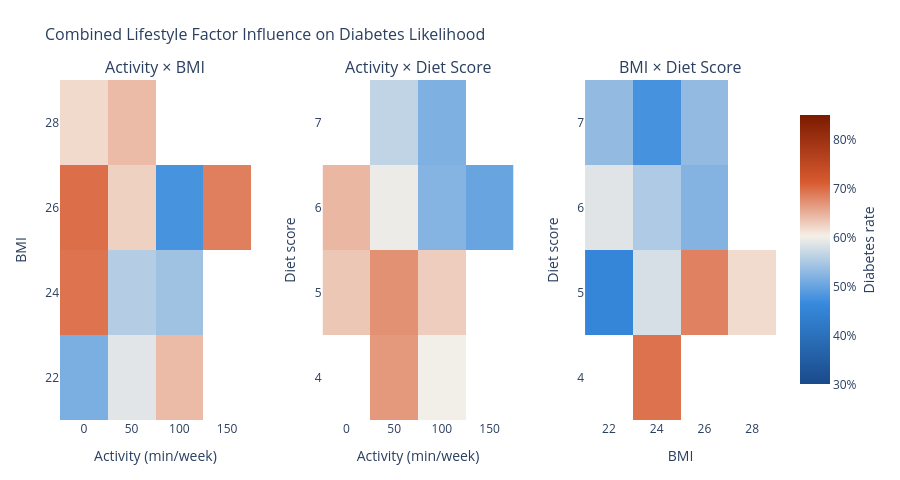

The notebook cell this image was saved under:
### Code cell
lifestyle['activity_bin'] = (lifestyle['physical_activity_minutes_per_week'] // 50) * 50
lifestyle['bmi_bin']      = (lifestyle['bmi'] // 2) * 2
lifestyle['diet_bin']     = (lifestyle['diet_score'] // 1) * 1

df = lifestyle[
    (lifestyle['physical_activity_minutes_per_week'] <= 550) &
    (lifestyle['bmi'] <= 38)
].copy()

MIN_N = 30  

def make_pivot(df, row_col, col_col):
    agg = df.groupby([row_col, col_col])['diagnosed_diabetes'].agg(['mean','count']).reset_index()
    agg = agg[agg['count'] >= MIN_N]
    return agg.pivot(index=row_col, columns=col_col, values='mean')

p_act_bmi  = make_pivot(df, 'bmi_bin',  'activity_bin')   # BMI rows, Activity cols
p_act_diet = make_pivot(df, 'diet_bin', 'activity_bin')   # Diet rows, Activity cols
p_bmi_diet = make_pivot(df, 'diet_bin', 'bmi_bin')        # Diet rows, BMI cols

overall = df['diagnosed_diabetes'].mean()

colorscale = [
    [0.0,  '#1a4a8a'],
    [0.3,  '#378ADD'],
    [0.55, '#f5f0e8'],
    [0.75, '#D85A30'],
    [1.0,  '#7a1a00']
]

def heatmap_trace(pivot, xlab, ylab, name):
    x = [str(int(v) if v == int(v) else v) for v in pivot.columns]
    y = [str(int(v) if v == int(v) else v) for v in pivot.index]
    z = pivot.values.tolist()
    return go.Heatmap(
        x=x, y=y, z=z,
        colorscale=colorscale,
        zmin=0.3, zmax=0.85,
        colorbar=dict(
            title=dict(text='Diabetes rate', side='right'),
            tickformat='.0%',
            len=0.85
        ),
        hovertemplate=(
            xlab + ': %{x}<br>' +
            ylab + ': %{y}<br>' +
            'Diabetes rate: %{z:.1%}<extra>' + name + '</extra>'
        ),
        name=name,
        showscale=True
    )

fig = make_subplots(
    rows=1, cols=3,
    subplot_titles=(
        'Activity × BMI',
        'Activity × Diet Score',
        'BMI × Diet Score'
    ),
    horizontal_spacing=0.10
)

fig.add_trace(heatmap_trace(p_act_bmi,  'Activity (min/wk)', 'BMI',        'Activity × BMI'),  row=1, col=1)
fig.add_trace(heatmap_trace(p_act_diet, 'Activity (min/wk)', 'Diet score', 'Activity × Diet'), row=1, col=2)
fig.add_trace(heatmap_trace(p_bmi_diet, 'BMI',               'Diet score', 'BMI × Diet'),       row=1, col=3)

fig.data[1].showscale = False
fig.data[2].showscale = False

fig.update_layout(
    title=dict(
        text='Combined Lifestyle Factor Influence on Diabetes Likelihood',
        font=dict(size=16)
    ),
    height=480,
    plot_bgcolor='white',
    paper_bgcolor='white',
    showlegend=False,
    margin=dict(t=80, b=60, l=60, r=80)
)

fig.update_xaxes(title_text='Activity (min/week)', row=1, col=1)
fig.update_yaxes(title_text='BMI',                 row=1, col=1)
fig.update_xaxes(title_text='Activity (min/week)', row=1, col=2)
fig.update_yaxes(title_text='Diet score',          row=1, col=2)
fig.update_xaxes(title_text='BMI',                 row=1, col=3)
fig.update_yaxes(title_text='Diet score',          row=1, col=3)

fig.show()

### Figure 1 — Plotly figure (JSON) as saved in the notebook; plotly's stock layout.template omitted (floating-point values rounded to 4 significant figures)
{"data": [{"colorbar": {"len": 0.85, "tickformat": ".0%", "title": {"side": "right", "text": "Diabetes rate"}}, "colorscale": [[0, "#1a4a8a"], [0.3, "#378ADD"], [0.55, "#f5f0e8"], [0.75, "#D85A30"], [1, "#7a1a00"]], "hovertemplate": "Activity (min/wk): %{x}<br>BMI: %{y}<br>Diabetes rate: %{z:.1%}<extra>Activity × BMI</extra>", "name": "Activity × BMI", "showscale": true, "type": "heatmap", "x": ["0", "50", "100", "150"], "xaxis": "x", "y": ["22", "24", "26", "28"], "yaxis": "y", "z": [[0.5143, 0.5882, 0.641, null], [0.6939, 0.5556, 0.54, null], [0.697, 0.625, 0.4773, 0.6857], [0.619, 0.641, null, null]], "zmax": 0.85, "zmin": 0.3}, {"colorbar": {"len": 0.85, "tickformat": ".0%", "title": {"side": "right", "text": "Diabetes rate"}}, "colorscale": [[0, "#1a4a8a"], [0.3, "#378ADD"], [0.55, "#f5f0e8"], [0.75, "#D85A30"], [1, "#7a1a00"]], "hovertemplate": "Activity (min/wk): %{x}<br>Diet score: %{y}<br>Diabetes rate: %{z:.1%}<extra>Activity × Diet</extra>", "name": "Activity × Diet", "showscale": false, "type": "heatmap", "x": ["0", "50", "100", "150"], "xaxis": "x2", "y": ["4", "5", "6", "7"], "yaxis": "y2", "z": [[null, 0.6667, 0.6, null], [0.6327, 0.6724, 0.6279, null], [0.6444, 0.5962, 0.5217, 0.5], [null, 0.5652, 0.5161, null]], "zmax": 0.85, "zmin": 0.3}, {"colorbar": {"len": 0.85, "tickformat": ".0%", "title": {"side": "right", "text": "Diabetes rate"}}, "colorscale": [[0, "#1a4a8a"], [0.3, "#378ADD"], [0.55, "#f5f0e8"], [0.75, "#D85A30"], [1, "#7a1a00"]], "hovertemplate": "BMI: %{x}<br>Diet score: %{y}<br>Diabetes rate: %{z:.1%}<extra>BMI × Diet</extra>", "name": "BMI × Diet", "showscale": false, "type": "heatmap", "x": ["22", "24", "26", "28"], "xaxis": "x3", "y": ["4", "5", "6", "7"], "yaxis": "y3", "z": [[null, 0.6944, null, null], [0.4545, 0.58, 0.6829, 0.6176], [0.587, 0.551, 0.5208, null], [0.5312, 0.4762, 0.5312, null]], "zmax": 0.85, "zmin": 0.3}], "layout": {"annotations": [{"font": {"size": 16}, "showarrow": false, "text": "Activity × BMI", "x": 0.1333, "xanchor": "center", "xref": "paper", "y": 1, "yanchor": "bottom", "yref": "paper"}, {"font": {"size": 16}, "showarrow": false, "text": "Activity × Diet Score", "x": 0.5, "xanchor": "center", "xref": "paper", "y": 1, "yanchor": "bottom", "yref": "paper"}, {"font": {"size": 16}, "showarrow": false, "text": "BMI × Diet Score", "x": 0.8667, "xanchor": "center", "xref": "paper", "y": 1, "yanchor": "bottom", "yref": "paper"}], "height": 480, "margin": {"b": 60, "l": 60, "r": 80, "t": 80}, "paper_bgcolor": "white", "plot_bgcolor": "white", "showlegend": false, "title": {"font": {"size": 16}, "text": "Combined Lifestyle Factor Influence on Diabetes Likelihood"}, "xaxis": {"anchor": "y", "domain": [0, 0.2667], "title": {"text": "Activity (min/week)"}}, "xaxis2": {"anchor": "y2", "domain": [0.3667, 0.6333], "title": {"text": "Activity (min/week)"}}, "xaxis3": {"anchor": "y3", "domain": [0.7333, 1], "title": {"text": "BMI"}}, "yaxis": {"anchor": "x", "domain": [0, 1], "title": {"text": "BMI"}}, "yaxis2": {"anchor": "x2", "domain": [0, 1], "title": {"text": "Diet score"}}, "yaxis3": {"anchor": "x3", "domain": [0, 1], "title": {"text": "Diet score"}}}}
